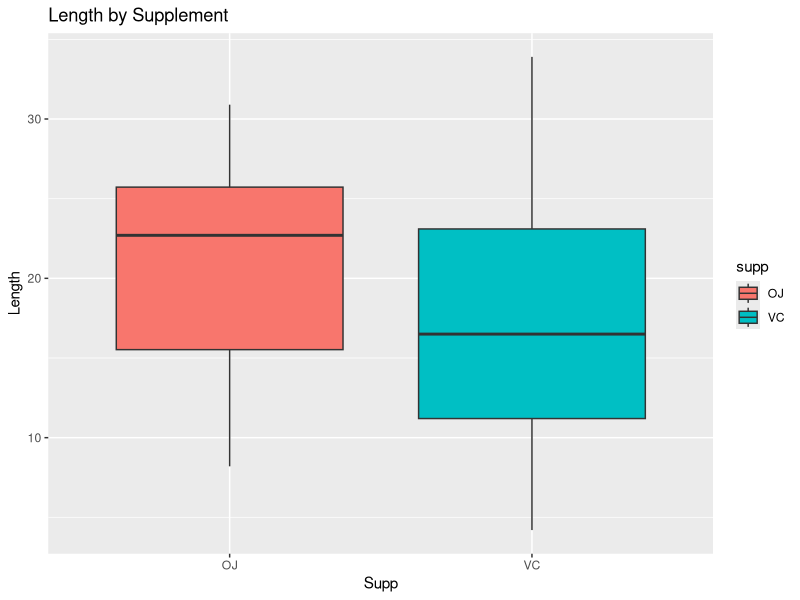
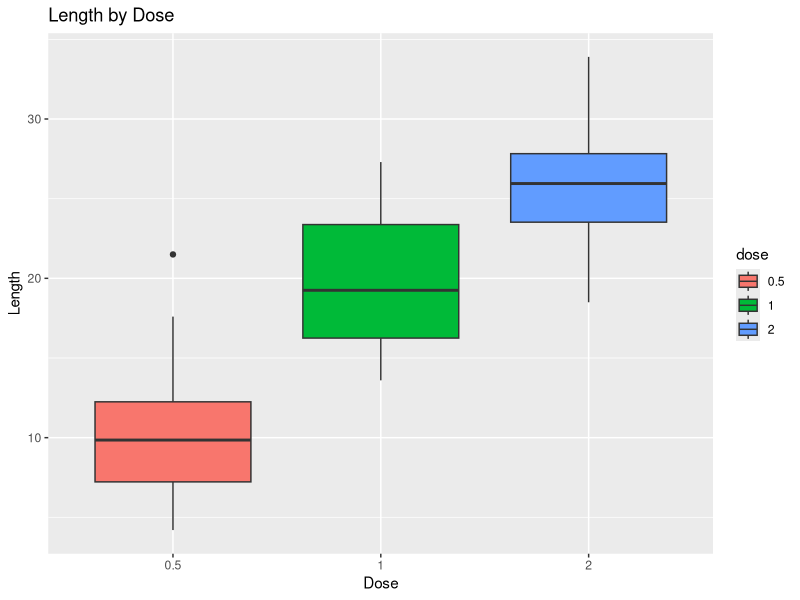

Source code (R) for these figures, in order: (Note: this script raises an error after producing the figures.)
## ---- chunk 1
data(ToothGrowth)
head(ToothGrowth)
str(ToothGrowth)

# Convert to factor for boxplot
ToothGrowth$dose <- as.factor(ToothGrowth$dose)
## ---- chunk 2
summary(ToothGrowth)
library(ggplot2)
## ---- chunk 3
# t test impact on length by supplement
t.test(len ~ supp, ToothGrowth)
## ---- chunk 4
graph <- ggplot(ToothGrowth, aes(x=supp, y=len)) + 
    geom_boxplot(aes(fill=supp)) +
    ylab("Length")  +
    xlab("Supp") +
    ggtitle("Length by Supplement")
graph
## ---- chunk 5
graph <- ggplot(ToothGrowth, aes(x=dose, y=len)) + 
    geom_boxplot(aes(fill=dose)) +
    ylab("Length")  +
    xlab("Dose") +
    ggtitle("Length by Dose")
graph
## ---- chunk 6
t.test(len ~ supp, data=ToothGrowth, paired=FALSE, var.equal=FALSE)
## ---- chunk 7
t.test(len ~ supp, ToothGrowth[ToothGrowth$dose == .5, ])
t.test(len ~ supp, ToothGrowth[ToothGrowth$dose == 1, ])
## ---- chunk 8
t.test(len ~ supp, ToothGrowth[ToothGrowth$dose == 2, ])
## ---- chunk 9
t.test(ToothGrowth$len[ToothGrowth$dose==0.5], ToothGrowth$len[ToothGrowth$dose==1], paired=FALSE, var.equal=FALSE)
t.test(ToothGrowth$len[ToothGrowth$dose==1], ToothGrowth$len[ToothGrowth$dose==2], paired=FALSE, var.equal=FALSE)
